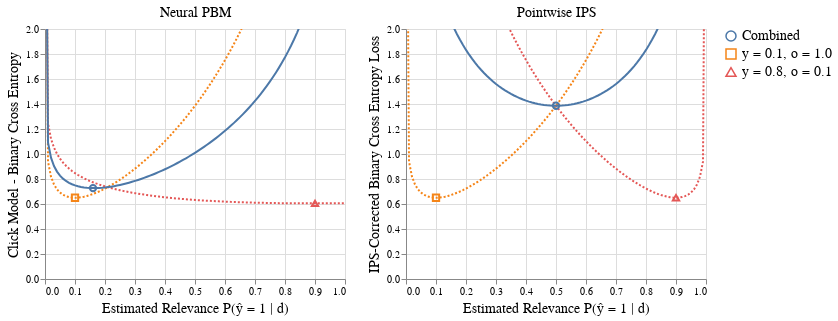

The code cell stored with this chart in its notebook:
### Code cell
chart = (cm_chart | ips_chart).configure_legend(
    orient="right",
    title=None,
    labelFont="serif",
    labelFontSize=14,
).configure_title(
    fontSize=14,
    fontWeight="normal",
    font="serif"
).configure_axis(
    titlePadding=5,
    titleFontSize=14,
    titleFontWeight="normal",
    titleFont="serif",
    labelFontSize=10,
    labelFontWeight="normal",
    labelFont="serif",
    tickCount=8
)

save(chart, "figures/loss_bias.pdf")
chart

### Figure 1 — Vega-Lite specification as saved in the notebook (floating-point values rounded to 4 significant figures; data arrays with more than 128 entries replaced by an {"elided": "..."} marker saying what was removed)
{"config": {"view": {"continuousWidth": 400, "continuousHeight": 300}, "axis": {"labelFont": "serif", "labelFontSize": 10, "labelFontWeight": "normal", "tickCount": 8, "titleFont": "serif", "titleFontSize": 14, "titleFontWeight": "normal", "titlePadding": 5}, "legend": {"labelFont": "serif", "labelFontSize": 14, "orient": "right", "title": null}, "title": {"font": "serif", "fontSize": 14, "fontWeight": "normal"}}, "hconcat": [{"layer": [{"data": {"name": "data-74b7d78e5b879585209f7494ed925f53"}, "mark": {"type": "line", "clip": true}, "encoding": {"color": {"field": "model", "legend": null, "type": "nominal"}, "strokeDash": {"condition": {"value": [0, 0], "test": "(datum.model === 'Combined')"}, "value": [2, 2]}, "x": {"field": "y_predict", "title": "Estimated Relevance P(ŷ = 1 | d)", "type": "quantitative"}, "y": {"field": "loss", "scale": {"domain": [0, 2.0]}, "title": "Click Model - Binary Cross Entropy", "type": "quantitative"}}, "height": 250, "title": "Neural PBM", "width": 300}, {"data": {"name": "data-290960925f398f5f4cc56002cc6f6364"}, "mark": {"type": "point", "opacity": 1.0, "size": 40}, "encoding": {"color": {"field": "model", "legend": null, "type": "nominal"}, "shape": {"field": "model", "legend": null, "type": "nominal"}, "x": {"field": "y_predict", "type": "quantitative"}, "y": {"field": "loss", "type": "quantitative"}}}], "resolve": {"scale": {"color": "independent", "shape": "independent"}}}, {"layer": [{"data": {"name": "data-ff2a4b31890c6c84e394360d11f57a74"}, "mark": {"type": "line", "clip": true}, "encoding": {"color": {"field": "model", "legend": null, "type": "nominal"}, "strokeDash": {"condition": {"value": [0, 0], "test": "(datum.model === 'Combined')"}, "value": [2, 2]}, "x": {"field": "y_predict", "title": "Estimated Relevance P(ŷ = 1 | d)", "type": "quantitative"}, "y": {"field": "loss", "scale": {"domain": [0, 2.0]}, "title": "IPS-Corrected Binary Cross Entropy Loss", "type": "quantitative"}}, "height": 250, "title": "Pointwise IPS", "width": 300}, {"data": {"name": "data-0b1742f74d30fc345c53e1de83f7fc28"}, "mark": {"type": "point", "opacity": 1.0, "size": 40}, "encoding": {"color": {"field": "model", "type": "nominal"}, "shape": {"field": "model", "type": "nominal"}, "x": {"field": "y_predict", "type": "quantitative"}, "y": {"field": "loss", "type": "quantitative"}}}], "resolve": {"scale": {"color": "independent", "shape": "independent"}}}], "$schema": "https://vega.github.io/schema/vega-lite/v4.17.0.json", "datasets": {"data-74b7d78e5b879585209f7494ed925f53": {"elided": "303 records"}, "data-290960925f398f5f4cc56002cc6f6364": [{"model": "Combined", "y_predict": 0.16, "loss": 0.727}, {"model": "y = 0.1, o = 1.0", "y_predict": 0.1, "loss": 0.6502}, {"model": "y = 0.8, o = 0.1", "y_predict": 0.9, "loss": 0.6051}], "data-ff2a4b31890c6c84e394360d11f57a74": {"elided": "303 records"}, "data-0b1742f74d30fc345c53e1de83f7fc28": [{"model": "Combined", "y_predict": 0.5, "loss": 1.386}, {"model": "y = 0.1, o = 1.0", "y_predict": 0.1, "loss": 0.6502}, {"model": "y = 0.8, o = 0.1", "y_predict": 0.9, "loss": 0.6502}]}}
